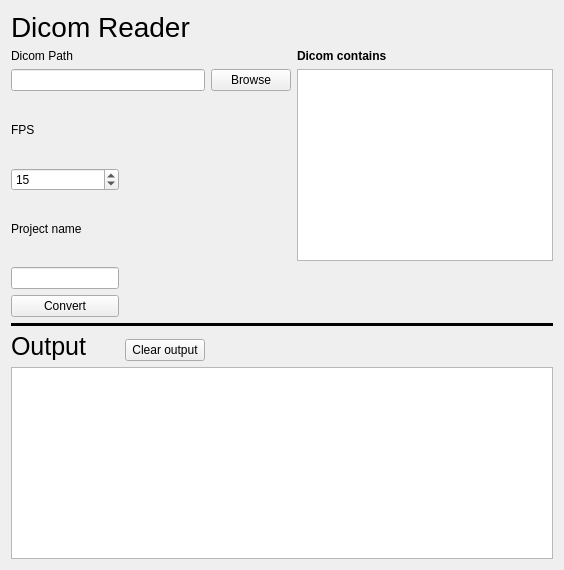
          <widget class="QWidget" name="dicom_page">
           <layout class="QGridLayout" name="gridLayout_19">
            <item row="0" column="0" colspan="2">
             <widget class="QLabel" name="label_10">
              <property name="font">
               <font>
                <pointsize>21</pointsize>
               </font>
              </property>
              <property name="text">
               <string>Dicom Reader</string>
              </property>
             </widget>
            </item>
            <item row="1" column="0">
             <widget class="QLabel" name="label_dcmpath">
              <property name="text">
               <string>Dicom Path</string>
              </property>
             </widget>
            </item>
            <item row="1" column="3">
             <widget class="QLabel" name="label_dcmcontains">
              <property name="font">
               <font>
                <weight>75</weight>
                <bold>true</bold>
               </font>
              </property>
              <property name="text">
               <string>Dicom contains</string>
              </property>
             </widget>
            </item>
            <item row="2" column="0" colspan="2">
             <widget class="QLineEdit" name="lineEdit_dicom">
              <property name="text">
               <string/>
              </property>
              <property name="readOnly">
               <bool>true</bool>
              </property>
             </widget>
            </item>
            <item row="2" column="2">
             <widget class="QPushButton" name="pb_browse_dcm">
              <property name="text">
               <string>Browse</string>
              </property>
             </widget>
            </item>
            <item row="2" column="3" rowspan="4">
             <widget class="QTextEdit" name="txtbox_dcmcont"/>
            </item>
            <item row="3" column="0">
             <widget class="QLabel" name="label_fps">
              <property name="text">
               <string>FPS</string>
              </property>
             </widget>
            </item>
            <item row="4" column="0">
             <widget class="QSpinBox" name="spinbox_fps">
              <property name="value">
               <number>15</number>
              </property>
             </widget>
            </item>
            <item row="5" column="0">
             <widget class="QLabel" name="label_savepath">
              <property name="text">
               <string>Project name</string>
              </property>
             </widget>
            </item>
            <item row="6" column="0">
             <widget class="QLineEdit" name="lineEdit_save"/>
            </item>
            <item row="7" column="0">
             <widget class="QPushButton" name="pb_convert">
              <property name="text">
               <string>Convert</string>
              </property>
             </widget>
            </item>
            <item row="8" column="0" colspan="4">
             <widget class="Line" name="line">
              <property name="font">
               <font>
                <pointsize>35</pointsize>
               </font>
              </property>
              <property name="frameShadow">
               <enum>QFrame::Plain</enum>
              </property>
              <property name="lineWidth">
               <number>6</number>
              </property>
              <property name="orientation">
               <enum>Qt::Horizontal</enum>
              </property>
             </widget>
            </item>
            <item row="9" column="0" rowspan="2" colspan="2">
             <widget class="QLabel" name="output_lbl">
              <property name="font">
               <font>
                <pointsize>19</pointsize>
               </font>
              </property>
              <property name="text">
               <string>Output</string>
              </property>
             </widget>
            </item>
            <item row="10" column="1">
             <widget class="QPushButton" name="pb_reset_terminal">
              <property name="text">
               <string>Clear output</string>
              </property>
             </widget>
            </item>
            <item row="11" column="0" colspan="4">
             <widget class="QTextEdit" name="txtbox_cmd"/>
            </item>
           </layout>
          </widget>
